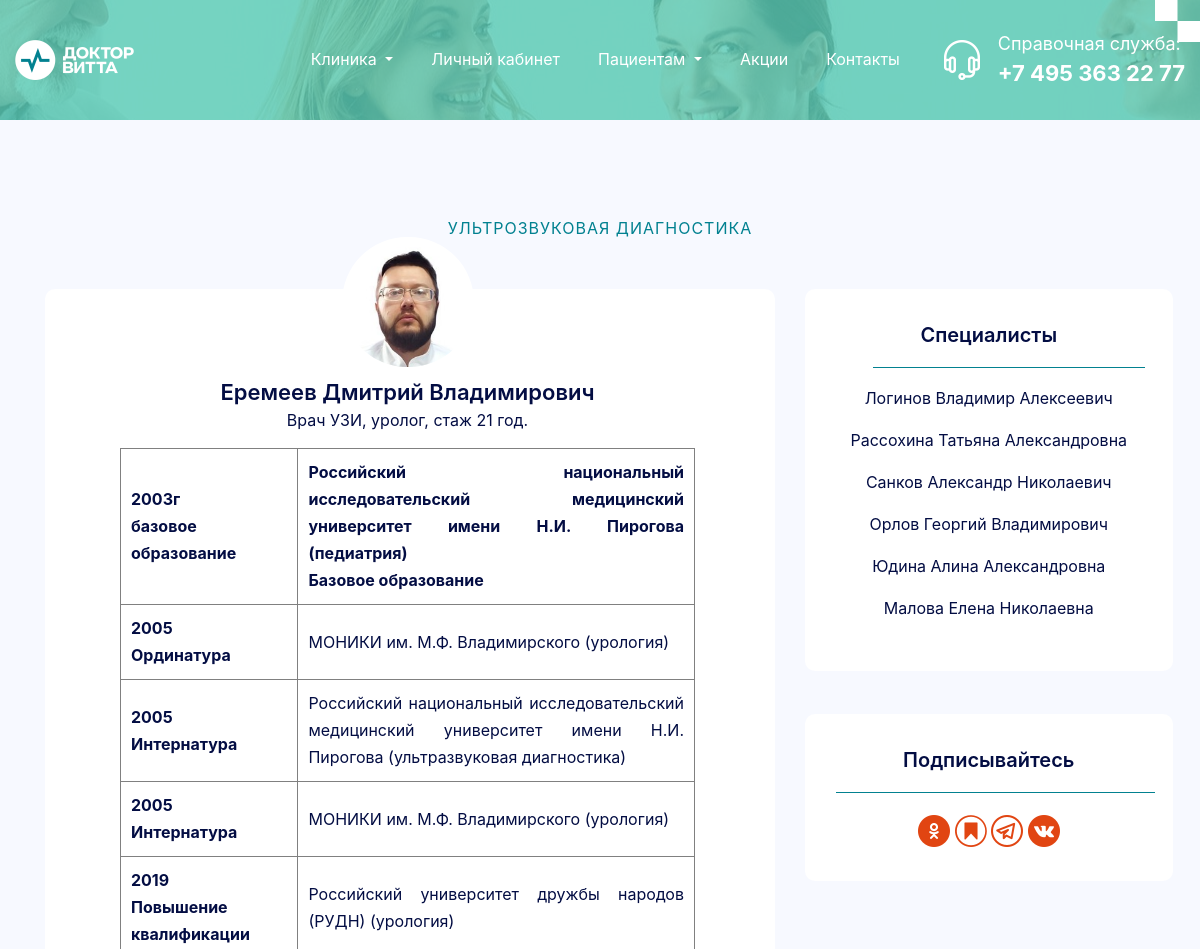
Before: /doctors/2/ (upper part) with the older database file.
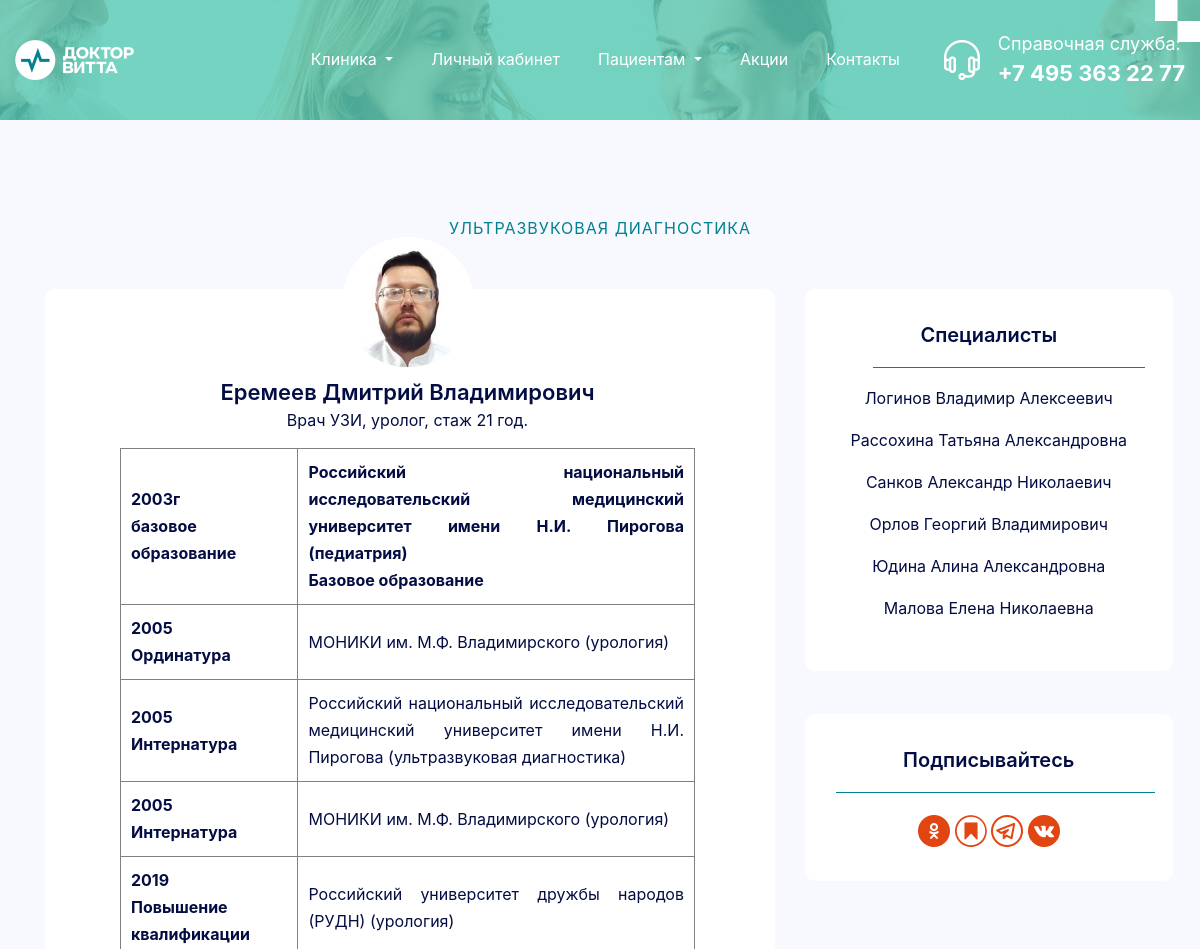
After: the same page with the newer database file.
### homepage/models.py (models this page shows, shortened)
class Employee(models.Model):
    name = models.CharField(max_length=100, verbose_name='ФИО')
    departament = models.ForeignKey(Departament, on_delete=models.CASCADE, verbose_name='Отделение', null=True,
                                    blank=True)
    photo = models.ImageField(upload_to='images/photos/', verbose_name='Фото', null=True, blank=True)
    job = models.CharField(max_length=100, verbose_name='Должность', default='')
    info = RichTextField(verbose_name='Информация об образовании и аккредитации', default='')

class Departament(models.Model):
    name = models.CharField(max_length=100, verbose_name='Название отделения')
    description = models.TextField(verbose_name='Описание')
    icon = models.ImageField(upload_to='images/icons/', verbose_name='Иконка отделения')
    def __str__(self):
        return self.name

### homepage/views.py (the view)
# urls.py: path('doctors/<int:id>/', views.doctor, name='doctor'),
def doctor(request, id):
    doctor = get_object_or_404(Employee, id=id)
    employees = Employee.objects.all().exclude(id=id)
    context = {
        'doctor': doctor,
        'employees': employees,
    }
    return render(request, 'homepage/doctor.html', context=context)

### templates/homepage/doctor.html (shortened to what this page needs)
{% extends 'base.html' %}
{% load static %}
{% block page_css %}
    <link rel="stylesheet" href="{% static 'assets/bootstrap/bootstrap.min.css'%}">
    <link rel="stylesheet" href="{% static 'assets/css/owl.carousel.min.css'%}">
    <link rel="stylesheet" href="{% static 'assets/css/aos.css'%}">
    <link rel="stylesheet" href="{% static 'assets/css/custom-style.css'%}">
    <link rel="stylesheet" href="{% static 'assets/css/responsive.css'%}">
    <link rel="stylesheet" href="{% static 'assets/css/special-classes.css'%}">
    <link rel="stylesheet" href="{% static 'assets/css/superclasses.css'%}">
    <link rel="stylesheet" href="{% static 'assets/css/custom.css'%}">
    <link rel="stylesheet" href="{% static 'assets/css/mobile.css'%}">
{% endblock %}
{% block content %}
    <section class="w-100 float-left sub-banner-con position-relative" style="max-height: 120px; background: url({% static 'assets/images/sub-banner-bg-img2.jpg' %}) no-repeat center;">
        <div class="wrapper2">
            <div class="sub-banner-inner-box banner-inner-box position-relative text-center w-100 float-left">
                <h1 data-aos="fade-up" data-aos-duration="700">{{ doctor.name }}</h1>
                <p data-aos="fade-up" data-aos-duration="700"> {{ doctor.departament }}</p>
            </div>
        </div>
    </section>
    <section class="singleblog-section blogpage-section w-100 float-left">
        <div class="container">
            <div class="generic-title text-center">
                <span class="d-block sub-txt" data-aos="fade-up" data-aos-duration="700">{{ doctor.departament }}</span>
            </div>
            <div class="row">
                <div class="col-lg-8 col-md-12 col-sm-12 col-12">
                    <div class="main-box">
                        <div class="content5">
                            <figure class="singleblog-review1 mb-0" data-aos="fade-up" data-aos-duration="700">
                                {% if doctor.photo %} <img src="{{ doctor.photo.url }}" alt="" class="img-fluid" width="132px"> {% endif %}
                            </figure>
                            <div class="content">
                                <h4 data-aos="fade-up" data-aos-duration="700">{{ doctor.name }}</h4>
                                <span class="text-size-16" data-aos="fade-up" data-aos-duration="700">{{ doctor.job }}</span>
                                <div style="text-align: justify; th, td {padding: 15px;}" >
                                    <div class="" data-aos="fade-up" data-aos-duration="700">{{ doctor.info|safe }}</div>
                                </div>
                            </div>
                        </div>
                    </div>
                </div>
                <div class="col-lg-4 col-md-12 col-sm-12 col-12 column">
                    <div class="box1 box2">
                        <h5 data-aos="fade-up" data-aos-duration="700">Специалисты</h5>
                        <ul class="list-unstyled mb-0">
                            {% for empl in employees %}
                            <li class="text-size-16" data-aos="fade-up" data-aos-duration="700"><a
                                    href="/doctors/{{ empl.id }}">{{ empl.name }}</a></li>
                            {% endfor %}
                        </ul>
                    </div>
                    {% include 'socnetworks.html' %}
                </div>
            </div>
        </div>
    </section>
{% endblock %}

Changed rows visible on the page:
changed through a linked row, Employee "Еремеев Дмитрий Владимирович": departament "УЛЬТРОЗВУКОВАЯ ДИАГНОСТИКА" → "УЛЬТРАЗВУКОВАЯ ДИАГНОСТИКА"
